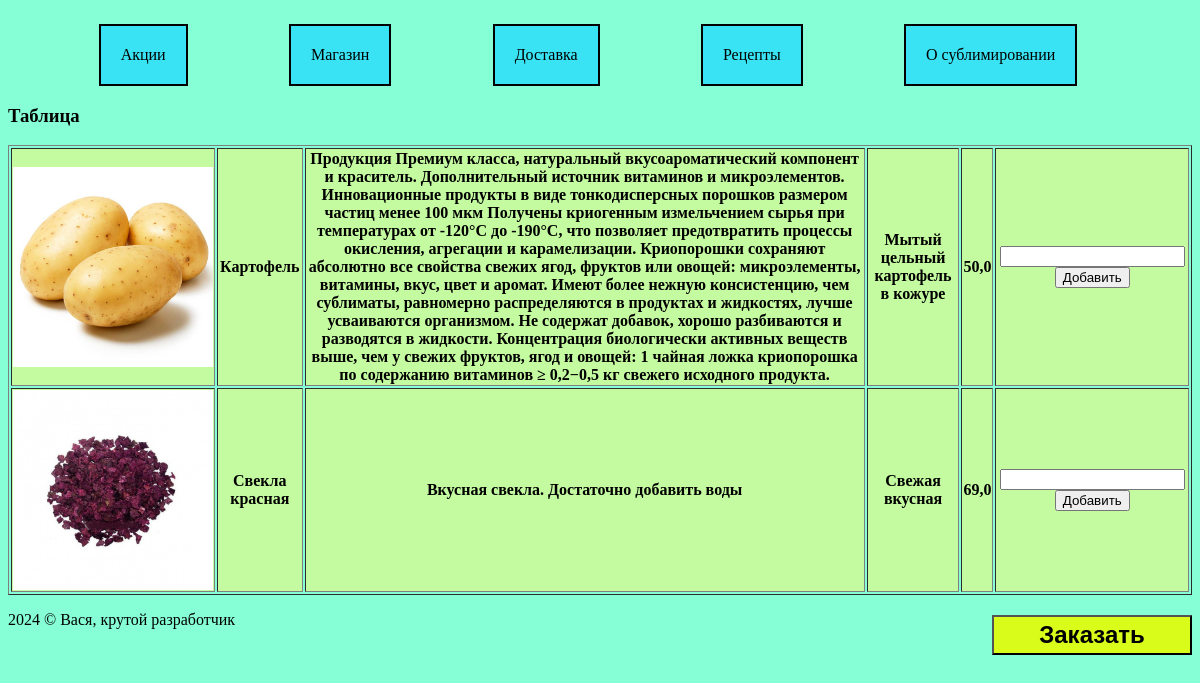
The app's page /shop/ with its own data.
### main/models.py (models this page shows)
class Good(models.Model):
    picture = models.ImageField(upload_to="images/%y/%m/%d/")
    namegood = models.CharField(max_length=30)
    content = models.TextField(blank=True)
    specification = models.CharField(max_length=300)
    price = models.FloatField()

### main/views.py (the view)
# urls.py: path('shop/', views.pokupki),
def pokupki(request):
    summa = 0
    goods = Good.objects.all()
    for g in goods:
        summa += g.price
    return render(
        request,
        "main/tovars.html",
        {
            "Товары": goods,
            "summa": summa,
            "navset": get_menu("/shop")
        }
    )

### main/views.py (called while the page is built)
def get_menu(active):
    result = []
    for elem in sublim.urls.navset:
        if elem['url'] == active:
            elem['active'] = True
        result.append(elem)
    return result

### main/templates/main/tovars.html
{% extends 'main/header_footer.html' %}
{% block content %}
{% include 'main/menu.html' %}
<h3>Таблица</h3>
<table border="1">
    {% for товар in Товары %}
    <tr>
        <th><img width="200px" height="200px" src="/media/{{товар.picture}}"></th>
        <th>{{товар.namegood}}</th>
        <th>{{товар.content}}</th>
        <th>{{товар.specification}}</th>
        <th>{{товар.price}}</th>
        <th><input type="number"><input type="button" value="Добавить"></th>
    </tr>
    {% endfor %}
</table>
{% include 'main/cart.html' %}
{% endblock %}

### main/templates/main/header_footer.html
{% load static %}
<link rel="stylesheet" href="{% static 'main/css/body.css' %}">
{% block content %}{% endblock %}
<footer> {% now "Y" %} © Вася, крутой разработчик </footer>

### main/templates/main/menu.html (shortened to what this page needs)
{% load static %}
<link rel="stylesheet" href="{% static 'main/css/menu.css' %}">
<div id="mainmenu">
    <ul>
        {% for nav in navset %}
        {% if nav.active %}
        <li class="active">
            {% else %}
        <li>
            {% endif %}
            <a href="{{nav.url}}">{{nav.text}}</a>
        </li>
        {% endfor %}
    </ul>
</div>

### main/templates/main/cart.html (shortened to what this page needs)
{% load static %}
<form action="main/add" method="post">
<input id='cart' type="button" value="Заказать">
</form>

### static/main/css/body.css (style rules this page uses)
tr { background: #c4faa0; }

### static/main/css/menu.css (style rules this page uses)
ul { list-style-type: none; display: flex; justify-content: space-around; width: 90vw; }
li { border: 2px solid black; padding: 20px; background-color: #30dff7de; }
li.active { background-color: #30dff7de; }
a { text-decoration: none; color: black; }
#cart { background-color: #dafc1a; font-weight: 600; font-family:'Lucida Sans Unicode', 'Lucida Grande', 'Lucida Sans', 'Arial', 'sans-serif'; font-size:24px; margin-top: 20px; float:right; width:200px; height:40px; text-align: center; }

### records on screen
Good: picture (picture), namegood "Картофель", content "Продукция Премиум класса, натуральный вкусоароматический компонент и краситель. Дополнительный источник витаминов и микроэлементов. Инновационные продукты в виде тонкодисперсных порошков размером частиц менее 100 мкм Получены криогенным измельчением сырья при температурах от -120°С до -190°С, что позволяет предотвратить процессы окисления, агрегации и карамелизации. Криопорошки сохраняют абсолютно все свойства свежих ягод, фруктов или овощей: микроэлементы, витамины, вкус, цвет и аромат. Имеют более нежную консистенцию, чем сублиматы, равномерно распределяются в продуктах и жидкостях, лучше усваиваются организмом. Не содержат добавок, хорошо разбиваются и разводятся в жидкости. Концентрация…", specification "Мытый цельный картофель в кожуре", price "50,0"
Good: picture (picture), namegood "Свекла красная", content "Вкусная свекла. Достаточно добавить воды", specification "Свежая вкусная", price "69,0"

### other values on screen
{{ nav.text }} "Акции" "Магазин" "Доставка" "Рецепты" "О сублимировании"
